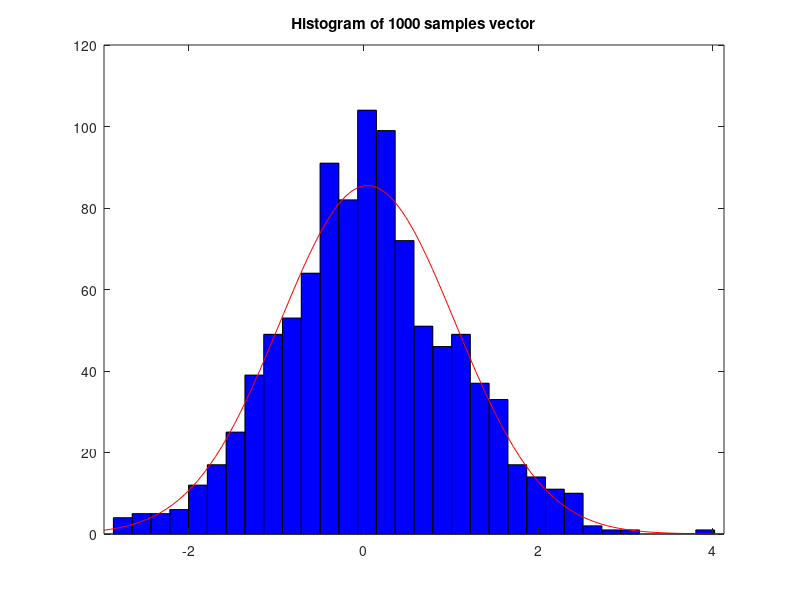
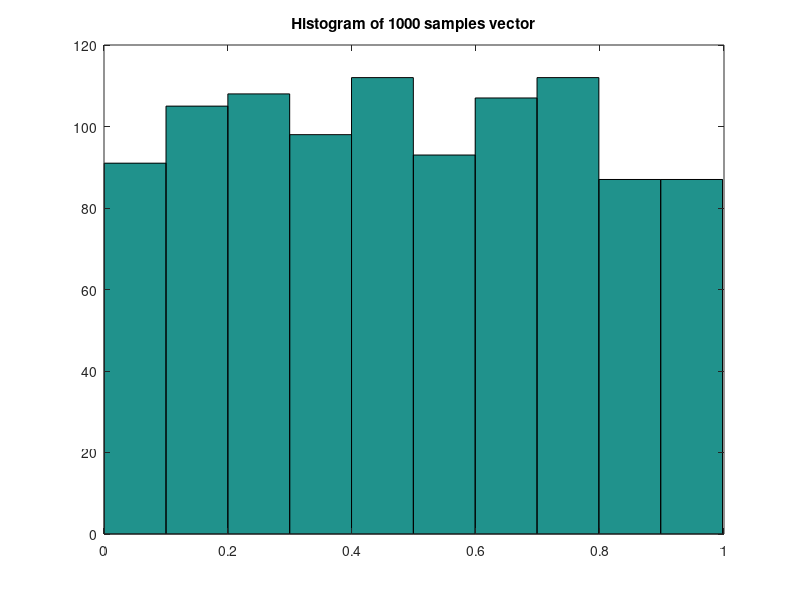
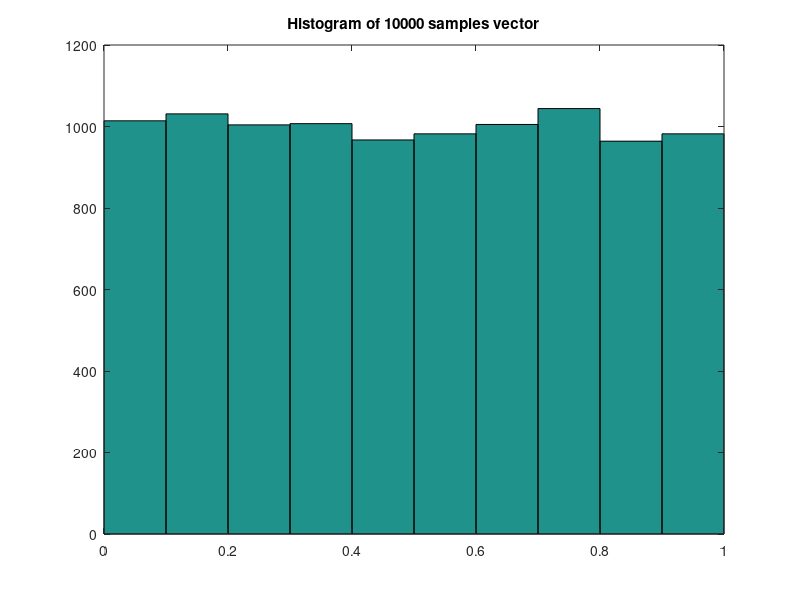
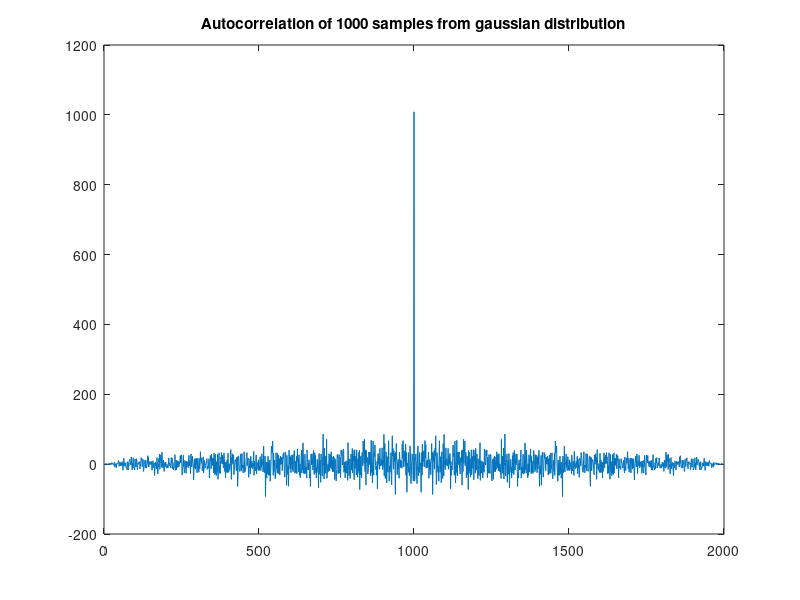

Reproduce these figures in MATLAB, in order.
%2.1 random gausian process

x1=randn(1000, 1); %1000vector
%xmil=x1(1,:);
histfit(x1)
title('Histogram of 1000 samples vector')

x2=randn(10000, 1); %10000vector
%xmil=x1(1,:);
figure,histfit(x2)
title('Histogram of 10000 samples vector')

disp('Increasing the amount of samples, the signals is much more closer to the theoretical distribution. Thus, looks much more similar to the fitted one') 

%2.2 same with uniform
v1=rand(1000, 1); %1000vector
%xmil=x1(1,:);
hist(v1)
title('Histogram of 1000 samples vector')

v2=rand(10000, 1); %10000vector
%xmil=x1(1,:);
figure,hist(v2)
title('Histogram of 10000 samples vector')
disp('Increasing the amount of samples, the signals is much more closer to the theoretical distribution. Thus, looks much more similar to the fitted one') 


%%%%%%%%%%%%%%%%%%%%%autocorrelation%%%%%%%%%%%%%
%Here we compute autocorrelation of x1 signal (1000 random gaussian samples)

autox1=xcorr(x1);
figure, plot(autox1)
title('Autocorrelation of 1000 samples from gaussian distribution')

%now we compute it for the 10000 random gaussian samples vector
autox2=xcorr(x2);
figure, plot(autox2)
title('Autocorrelation of 10000 samples from gaussian distribution')

%compute correlation for 1000 random samples taken from uniform
%distribution
autov1=xcorr(v1);
figure, plot(autov1)
title('Autocorrelation of 1000 samples from gaussian distribution')


%compute correlation for 10000 random samples taken from uniform
%distribution
autov2=xcorr(v2);
figure, plot(autov2)
title('Autocorrelation of 10000 samples from gaussian distribution')

%%%%%%%%%%%%%%%%%%%% conclusion %%%%%%%%%%%%%%%%%%%%%%%
disp('We can observe that for the Gaussian samples (1000 and 10000 samples vector) noise is white, since it is frequency-independent')
disp('However, for the random samples taken from uniform distribution this doesnt happen. Thus, noise is not Gaussian (since it is frequency dependent) in this case')


